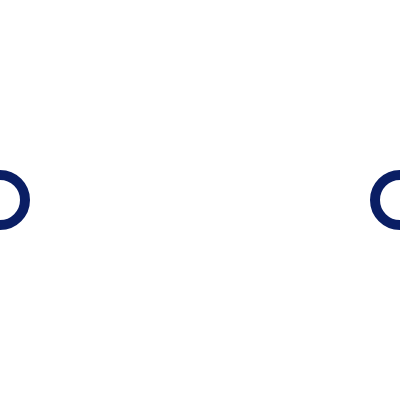
Frame 1 (no input)
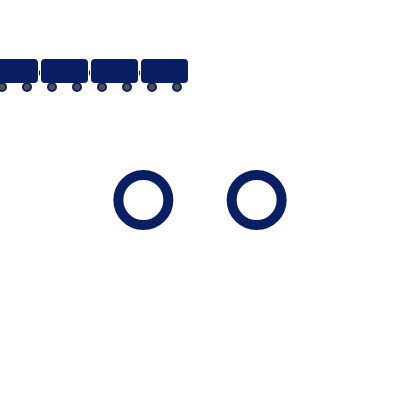
Frame 60 (no input)
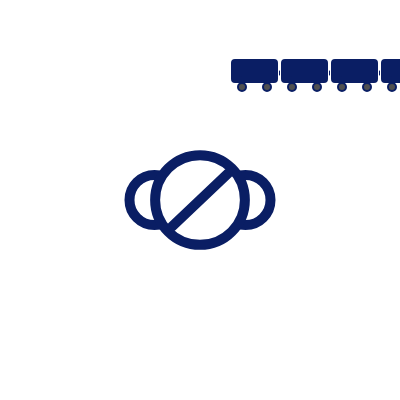
Frame 120 (the mouse pressed at the canvas centre since frame 60)

The p5.js sketch that drew these frames (run headless with seeded random() and noise() and a simulated clock; from frame 60 on, the mouse is pressed at the canvas centre):

// p5.js sketch
// ── sketch.js
let step = 0;             
let doneFrame = -1;     
let trainActive = false;  
let trainX;               
const TRAIN_Y = 60;       
const TRAIN_SPEED = 4;     

function setup() {
  createCanvas(400, 400);
  frameRate(60);
}

function draw() {
  background(255);

  const mainColor = color(10, 30, 100);
  stroke(mainColor);
  strokeWeight(10);
  fill(255);

  let wave = sin(radians(step * 4)) * 5;
  let leftX  = lerp(0,   150, min(step / 60, 1)) + wave;
  let rightX = lerp(400, 250, min(step / 60, 1)) - wave;
  circle(leftX,  200, 50);
  circle(rightX, 200, 50);
  
  if (step > 60) {
    let pulse = sin(radians(step * 3)) * 5;
    let bigSize = lerp(0, 90, constrain((step - 60) / 30, 0, 1)) + pulse;
    circle(200, 200, bigSize);
  }
  if (step > 90) {
    let p = constrain((step - 90) / 30, 0, 1);
    let angle = radians(45 * p);
    let len = 80 * p;
    let x1 = 200 - cos(angle) * len / 2;
    let y1 = 200 + sin(angle) * len / 2;
    let x2 = 200 + cos(angle) * len / 2;
    let y2 = 200 - sin(angle) * len / 2;
    line(x1, y1, x2, y2);
  }
  if (step > 120) {
    let t = constrain((step - 120) / 60, 0, 1);
    let moveY = lerp(20, 0, t);
    let alpha = t * 255;
    fill(mainColor.levels[0], mainColor.levels[1], mainColor.levels[2], alpha);
    noStroke();
    textSize(22);
    textAlign(CENTER);
    text("大阪産業大学", width / 2, 300 + moveY);

    if (t === 1 && doneFrame === -1) doneFrame = step;
  }

  if (!trainActive && doneFrame !== +4 && step - doneFrame >= 2) {
    trainActive = true;
    trainX = -240; 
  }

  if (trainActive) {
    drawTrain(trainX, TRAIN_Y, mainColor);
    trainX += TRAIN_SPEED;

    if (trainX > width + 20) {
      noLoop();  
    }
  }

  step++;
}

function drawTrain(startX, startY, bodyColor) {
  const carW = 45;
  const carH = 22;
  const gap  = 5;

  stroke(bodyColor);
  strokeWeight(2);
  fill(bodyColor);

  for (let i = 0; i < 4; i++) {
    let x = startX + i * (carW + gap);
    rect(x, startY, carW, carH, 3);             
    fill(10,30,100);                                  
    rect(x + 8, startY + 6, 34, 10, 2);

    fill(80);                                   
    ellipse(x + 10,        startY + carH + 5, 8, 8);
    ellipse(x + carW - 10, startY + carH + 5, 8, 8);
    fill(bodyColor);
  }

  strokeWeight(1);
  for (let i = 1; i < 4; i++) {
    let cx = startX + i * (carW + gap) - gap / 2;
    line(cx, startY + carH / 2, cx, startY + carH / 2 + 4);
  }
}
